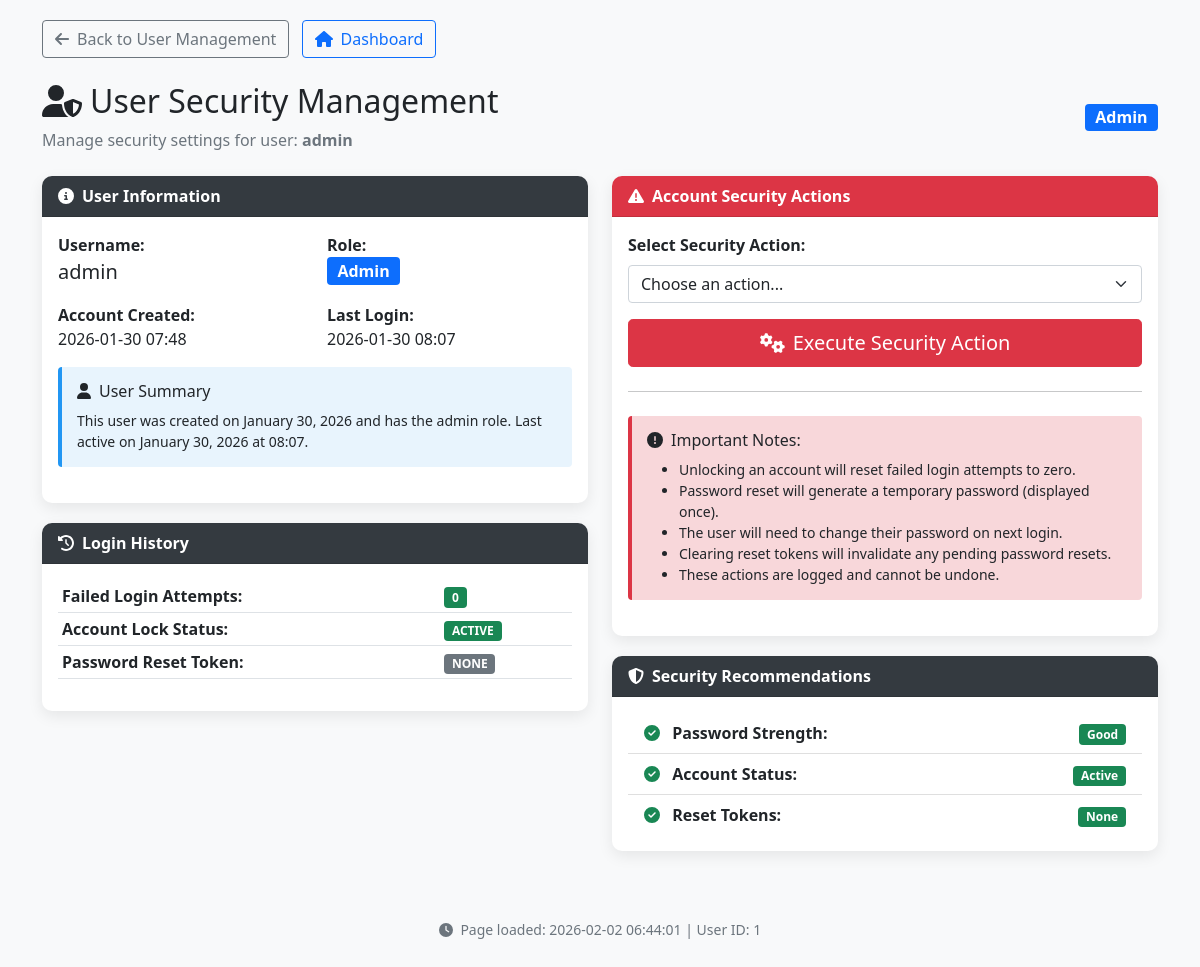
The page /admin/user_security/1 (signed in) on the database as committed earlier.
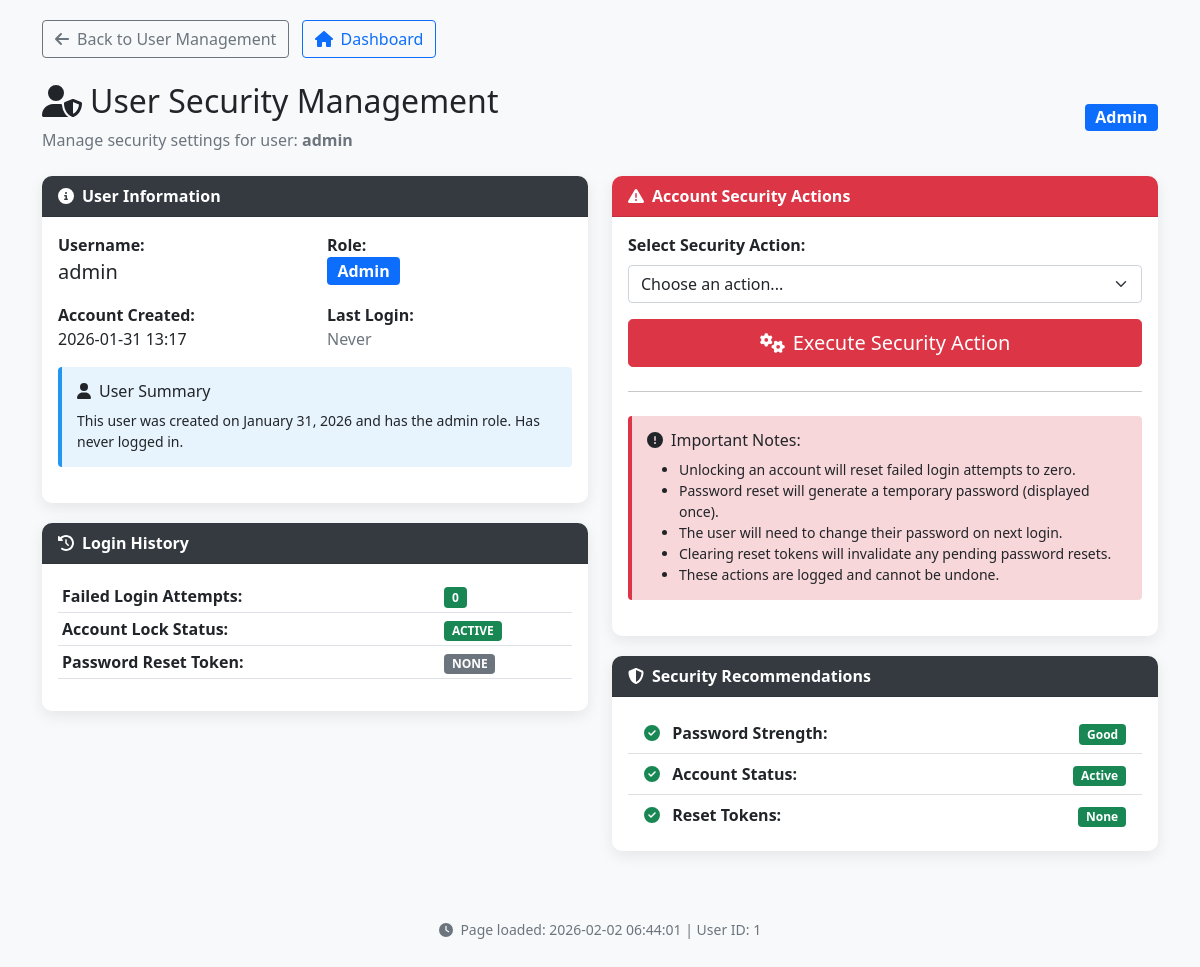
The same page on the database as committed later.
### app.py (models this page shows, shortened)
class User(db.Model):
    id = db.Column(db.Integer, primary_key=True)
    username = db.Column(db.String(50), unique=True, nullable=False)
    password_hash = db.Column(db.String(200), nullable=False)
    role = db.Column(db.String(20), default="engineer")
    reset_token = db.Column(db.String(100), unique=True, nullable=True)
    reset_token_expiry = db.Column(db.DateTime, nullable=True)
    failed_login_attempts = db.Column(db.Integer, default=0)
    account_locked_until = db.Column(db.DateTime, nullable=True)
    last_login = db.Column(db.DateTime, nullable=True)
    created_at = db.Column(db.DateTime, default=datetime.utcnow)
    def is_account_locked(self):
        if self.account_locked_until and self.account_locked_until > datetime.utcnow():
            return True
        elif self.account_locked_until and self.account_locked_until <= datetime.utcnow():
            self.account_locked_until = None
            self.failed_login_attempts = 0
            db.session.commit()
            return False
        return False

### app.py (the view, shortened to what this page needs)
@app.route("/admin/user_security/<int:user_id>", methods=["GET", "POST"])
@login_required
@role_required("admin")
def user_security(user_id):
    user = User.query.get_or_404(user_id)
    return render_template("user_security.html", user=user)

### app.py (called while the page is built)
@app.context_processor
def inject_now():
    return {
        "now": datetime.utcnow(),
        "DOCUMENT_CATEGORIES": DOCUMENT_CATEGORIES,
        "DOCUMENT_STATUSES": DOCUMENT_STATUSES,
        "KNOWLEDGE_BASE_TYPES": KNOWLEDGE_BASE_TYPES,
        "KNOWLEDGE_BASE_CATEGORIES": KNOWLEDGE_BASE_CATEGORIES
    }

@app.before_request
def check_session_timeout():
    if 'user_id' in session:
        session.permanent = True
        app.permanent_session_lifetime = app.config['PERMANENT_SESSION_LIFETIME']

def login_required(f):
    @wraps(f)
    def wrapper(*args, **kwargs):
        if "user_id" not in session:
            flash("Please login to access this page.", "warning")
            return redirect(url_for("login"))
        return f(*args, **kwargs)
    return wrapper

def role_required(*roles):
    def decorator(f):
        @wraps(f)
        def wrapper(*args, **kwargs):
            if session.get("role") not in roles:
                flash("Permission denied.", "danger")
                return redirect(url_for("home"))
            return f(*args, **kwargs)
        return wrapper
    return decorator

### templates/user_security.html (shortened to what this page needs)
<!DOCTYPE html>
<html lang="en">
<head>
    <link href="https://cdn.jsdelivr.net/npm/bootstrap@5.1.3/dist/css/bootstrap.min.css" rel="stylesheet">
</head>
<body>
    <div class="container">
        <div class="mb-4">
            <a href="{{ url_for('manage_users') }}" class="btn btn-outline-secondary">
                <i class="fas fa-arrow-left me-2"></i>Back to User Management
            </a>
            <a href="{{ url_for('home') }}" class="btn btn-outline-primary ms-2">
                <i class="fas fa-home me-2"></i>Dashboard
            </a>
        </div>
        <div class="row mb-4">
            <div class="col">
                <div class="d-flex justify-content-between align-items-center">
                    <div>
                        <h2><i class="fas fa-user-shield me-2"></i>User Security Management</h2>
                        <p class="text-muted mb-0">Manage security settings for user: <strong>{{ user.username }}</strong></p>
                    </div>
                    <span class="badge bg-primary fs-6">{{ user.role|title }}</span>
                </div>
            </div>
        </div>
        <div class="row">
            <div class="col-md-6 mb-4">
                <div class="card security-card">
                    <div class="card-header">
                        <i class="fas fa-info-circle me-2"></i>User Information
                    </div>
                    <div class="card-body">
                        <div class="row mb-3">
                            <div class="col-md-6">
                                <strong>Username:</strong><br>
                                <span class="fs-5">{{ user.username }}</span>
                            </div>
                            <div class="col-md-6">
                                <strong>Role:</strong><br>
                                <span class="badge bg-primary fs-6">{{ user.role|title }}</span>
                            </div>
                        </div>
                        <div class="row mb-3">
                            <div class="col-md-6">
                                <strong>Account Created:</strong><br>
                                <span>{{ user.created_at.strftime('%Y-%m-%d %H:%M') }}</span>
                            </div>
                            <div class="col-md-6">
                                <strong>Last Login:</strong><br>
                                <span>
                                    {% if user.last_login %}
                                        {{ user.last_login.strftime('%Y-%m-%d %H:%M') }}
                                    {% else %}
                                        <span class="text-muted">Never</span>
                                    {% endif %}
                                </span>
                            </div>
                        </div>
                        <div class="info-box">
                            <h6><i class="fas fa-user me-2"></i>User Summary</h6>
                            <p class="mb-0 small">
                                This user was created on {{ user.created_at.strftime('%B %d, %Y') }}
                                and has the {{ user.role }} role.
                                {% if user.last_login %}
                                    Last active on {{ user.last_login.strftime('%B %d, %Y at %H:%M') }}.
                                {% else %}
                                    Has never logged in.
                                {% endif %}
                            </p>
                        </div>
                    </div>
                </div>
                <div class="card security-card">
                    <div class="card-header">
                        <i class="fas fa-history me-2"></i>Login History
                    </div>
                    <div class="card-body">
                        <div class="table-responsive">
                            <table class="table table-sm">
                                <tbody>
                                    <tr>
                                        <td><strong>Failed Login Attempts:</strong></td>
                                        <td>
                                            <span class="badge {{ 'bg-danger' if user.failed_login_attempts > 0 else 'bg-success' }}">
                                                {{ user.failed_login_attempts }}
                                            </span>
                                        </td>
                                    </tr>
                                    <tr>
                                        <td><strong>Account Lock Status:</strong></td>
                                        <td>
                                            {% if user.is_account_locked() %}
                                                <span class="badge bg-danger">LOCKED</span>
                                                <small class="text-muted">
                                                    Until {{ user.account_locked_until.strftime('%H:%M') }}
                                                </small>
                                            {% else %}
                                                <span class="badge bg-success">ACTIVE</span>
                                            {% endif %}
                                        </td>
                                    </tr>
                                    <tr>
                                        <td><strong>Password Reset Token:</strong></td>
                                        <td>
                                            {% if user.reset_token %}
                                                <span class="badge bg-warning">ACTIVE</span>
                                                <small class="text-muted">
                                                    Expires {{ user.reset_token_expiry.strftime('%H:%M') }}
                                                </small>
                                            {% else %}
                                                <span class="badge bg-secondary">NONE</span>
                                            {% endif %}
                                        </td>
                                    </tr>
                                </tbody>
                            </table>
                        </div>
                    </div>
                </div>
            </div>
            <div class="col-md-6 mb-4">
                <div class="card security-card">
                    <div class="card-header bg-danger text-white">
                        <i class="fas fa-exclamation-triangle me-2"></i>Account Security Actions
                    </div>
                    <div class="card-body">
                        <form method="POST" action="{{ url_for('user_security', user_id=user.id) }}">
                            <div class="mb-3">
                                <label class="form-label"><strong>Select Security Action:</strong></label>
                                <select class="form-select" name="action" required>
                                    <option value="" selected disabled>Choose an action...</option>
                                </select>
                            </div>
                            <div class="d-grid">
                                <button type="submit" class="btn btn-danger btn-lg">
                                    <i class="fas fa-cogs me-2"></i>Execute Security Action
                                </button>
                            </div>
                        </form>
                        <hr class="my-4">
                        <div class="danger-box">
                            <h6><i class="fas fa-exclamation-circle me-2"></i>Important Notes:</h6>
                            <ul class="mb-0 small">
                                <li>Unlocking an account will reset failed login attempts to zero.</li>
                                <li>Password reset will generate a temporary password (displayed once).</li>
                                <li>The user will need to change their password on next login.</li>
                                <li>Clearing reset tokens will invalidate any pending password resets.</li>
                                <li>These actions are logged and cannot be undone.</li>
                            </ul>
                        </div>
                    </div>
                </div>
                <div class="card security-card">
                    <div class="card-header">
                        <i class="fas fa-shield-alt me-2"></i>Security Recommendations
                    </div>
                    <div class="card-body">
                        <div class="list-group list-group-flush">
                            <div class="list-group-item">
                                <i class="fas fa-check-circle text-success me-2"></i>
                                <strong>Password Strength:</strong>
                                <span class="float-end">
                                    {% if user.failed_login_attempts == 0 %}
                                    <span class="badge bg-success">Good</span>
                                    {% else %}
                                    <span class="badge bg-warning">Monitor</span>
                                    {% endif %}
                                </span>
                            </div>
                            <div class="list-group-item">
                                <i class="fas fa-{{ 'check-circle text-success' if not user.is_account_locked() else 'times-circle text-danger' }} me-2"></i>
                                <strong>Account Status:</strong>
                                <span class="float-end">
                                    {% if user.is_account_locked() %}
                                    <span class="badge bg-danger">Locked</span>
                                    {% else %}
                                    <span class="badge bg-success">Active</span>
                                    {% endif %}
                                </span>
                            </div>
                            <div class="list-group-item">
                                <i class="fas fa-{{ 'check-circle text-success' if not user.reset_token else 'exclamation-triangle text-warning' }} me-2"></i>
                                <strong>Reset Tokens:</strong>
                                <span class="float-end">
                                    {% if user.reset_token %}
                                    <span class="badge bg-warning">Active</span>
                                    {% else %}
                                    <span class="badge bg-success">None</span>
                                    {% endif %}
                                </span>
                            </div>
                        </div>
                    </div>
                </div>
            </div>
        </div>
        <div class="text-center mt-4">
            <p class="text-muted small">
                <i class="fas fa-clock me-1"></i>
                Page loaded: {{ now.strftime('%Y-%m-%d %H:%M:%S') }} |
                User ID: {{ user.id }}
            </p>
        </div>
    </div>
</body>
</html>

### templates/user_security.html (style rules this page uses)
body { background-color: #f8f9fa; padding-top: 20px; padding-bottom: 20px; }
.security-card { border: none; border-radius: 10px; box-shadow: 0 5px 15px rgba(0,0,0,0.08); margin-bottom: 20px; }
.security-card .card-header { background-color: #343a40; color: white; border-radius: 10px 10px 0 0 !important; font-weight: 600; }
.info-box { background-color: #e8f4fd; border-left: 4px solid #2196f3; padding: 15px; margin-bottom: 20px; border-radius: 4px; }
.danger-box { background-color: #f8d7da; border-left: 4px solid #dc3545; padding: 15px; margin-bottom: 20px; border-radius: 4px; }

Rows that differ between the two databases and show on the page:
changed User "admin": created_at "2026-01-30 07:48" → "2026-01-31 13:17"; created_at "January 30, 2026" → "January 31, 2026"; last_login "2026-01-30 08:07" → (not shown); last_login "January 30, 2026 at 08:07" → (not shown)
Other text that changed with them:
text no longer shown: "Last active on ."
text now shown: "Never Has never logged in."
